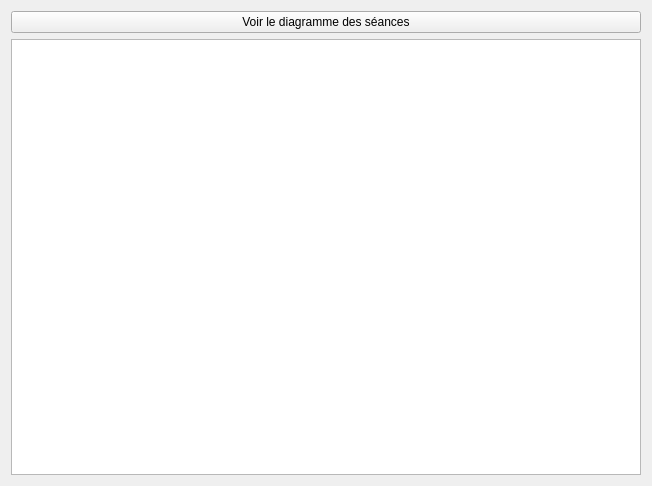
<?xml version="1.0" encoding="UTF-8"?>
<ui version="4.0">
 <class>liste_cours_entreprise</class>
 <widget class="QWidget" name="liste_cours_entreprise">
  <property name="geometry">
   <rect>
    <x>0</x>
    <y>0</y>
    <width>652</width>
    <height>486</height>
   </rect>
  </property>
  <property name="windowTitle">
   <string>Form</string>
  </property>
  <layout class="QGridLayout" name="gridLayout_2">
   <item row="0" column="0">
    <layout class="QVBoxLayout" name="verticalLayout">
     <item>
      <widget class="QPushButton" name="btnShowSeance">
       <property name="text">
        <string>Voir le diagramme des séances</string>
       </property>
      </widget>
     </item>
    </layout>
   </item>
   <item row="1" column="0">
    <layout class="QGridLayout" name="gridLayout">
     <item row="0" column="1">
      <widget class="QTableWidget" name="lvListeSeance">
       <attribute name="horizontalHeaderCascadingSectionResizes">
        <bool>true</bool>
       </attribute>
       <attribute name="horizontalHeaderShowSortIndicator" stdset="0">
        <bool>true</bool>
       </attribute>
      </widget>
     </item>
    </layout>
   </item>
  </layout>
 </widget>
 <resources/>
 <connections/>
</ui>
